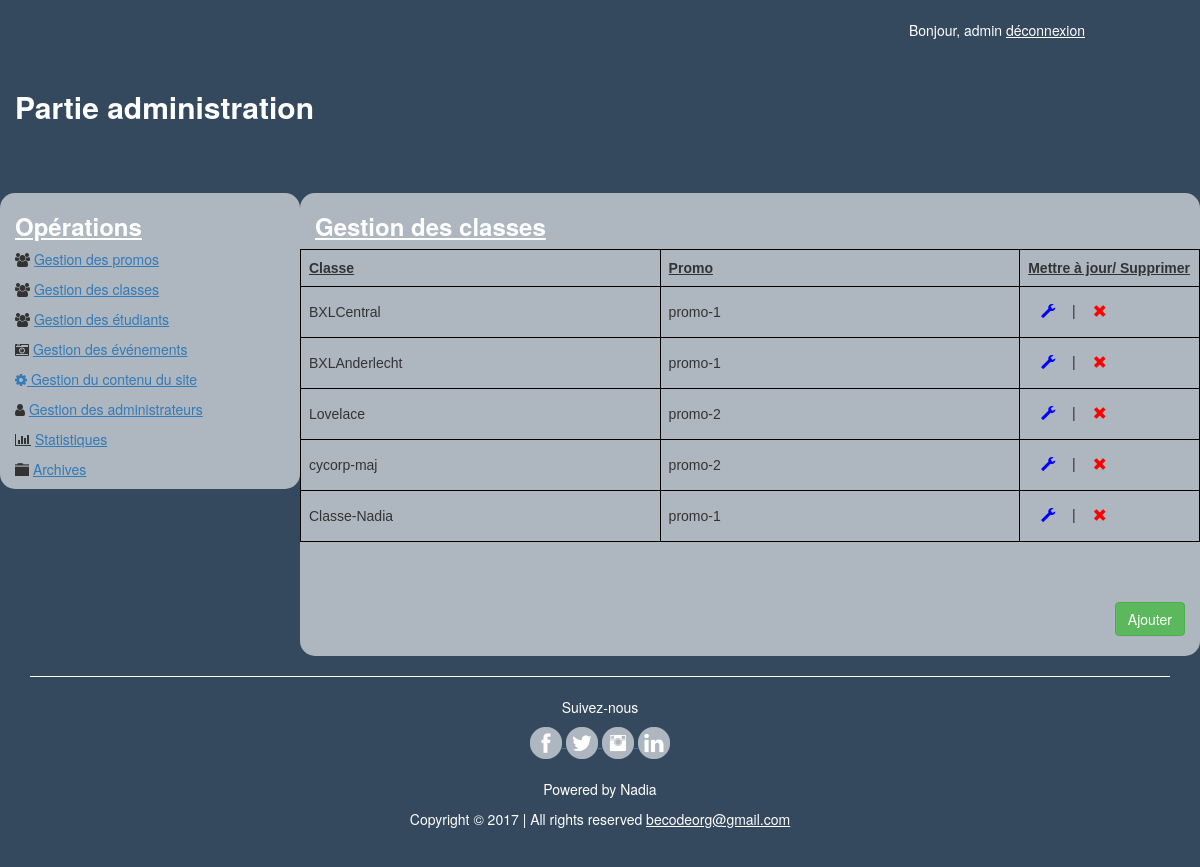
The app's page /administration.php?page=classes (signed in) with its own data.
### tables this page shows
CREATE TABLE `classe` (
  `id_classe` int(11) NOT NULL,
  `classe` varchar(255) NOT NULL,
  `id_promo` int(11) NOT NULL
);

CREATE TABLE `promo` (
  `id_promo` int(11) NOT NULL,
  `promo` varchar(100) NOT NULL
);

### Controller/vue_classes.php (called while the page is built)
<?php
	require_once 'Model/vue_classes.php';
	require_once 'View/vue_classes.php';
?>

### View/vue_classes.php (the view, shortened to what this page needs)
<h1 style="text-align:left; color:white"> <u> Gestion des classes </u> </h1>
  <div class="row">
        <?php
            if(sizeof($liste_classes) == 0){ ?>
            <br/>
            <p> Aucune classe n'est encore enregistrée! </p>
        <?php } else { ?>
    <table>
      <tr>
        <th><u>Classe</u></th>
        <th><u>Promo</u></th>
        <th><u>Mettre à jour/ Supprimer</u></th>
      </tr>
      <?php
              foreach ($liste_classes as $key => $value) { ?>
                <tr>
                  <td width="40%"><?= $value['classe']?></td>
                  <td width="40%"><?= $value['promo']?></td>
                  <td width="20%">
                    <button onclick="update_classe(<?=$value['id_classe']?>)" class="btn button_update_delete"><span class="glyphicon glyphicon-wrench glyphicon_maj"></span></button>
                    |
                    <a href='delete_classe.php?id=<?= $value['id_classe']; ?>'>
                      <button class="btn btn-default button_update_delete"><span class="glyphicon glyphicon-remove button_remove"></span></button>
                    </a>
                  </td>
                </tr>
      <?php  } ?>
    </table>
  <?php }  ?>
  </div>
<br/><br/><br/>
<div id="div_button_ajouter" style="text-align: right">
  <button id="id_button_ajouter_classes" onclick="creer_zone_ajout_classes()" class="btn btn-success">Ajouter</button>
</div>
<br/>

### View/css/style.css (style rules this page uses)
table { font-family: arial, sans-serif; border-collapse: collapse; width: 100%; }
td, th { border: 1px solid black; text-align: left; padding: 8px; }
h1 { font-size: 24px; font-weight: bold; }
a { text-decoration: underline; }
.button_update_delete { background-color:#AEB6BF; border:1px solid #AEB6BF; }
.button_remove { color: red; }
.glyphicon_maj { color: blue; }

### records on screen
classe: classe "BXLCentral", id_promo.promo "promo-1"
classe: classe "BXLAnderlecht", id_promo.promo "promo-1"
classe: classe "Lovelace", id_promo.promo "promo-2"
classe: classe "cycorp-maj", id_promo.promo "promo-2"
classe: classe "Classe-Nadia", id_promo.promo "promo-1"

### other values on screen
$_SESSION['login'] "admin"
